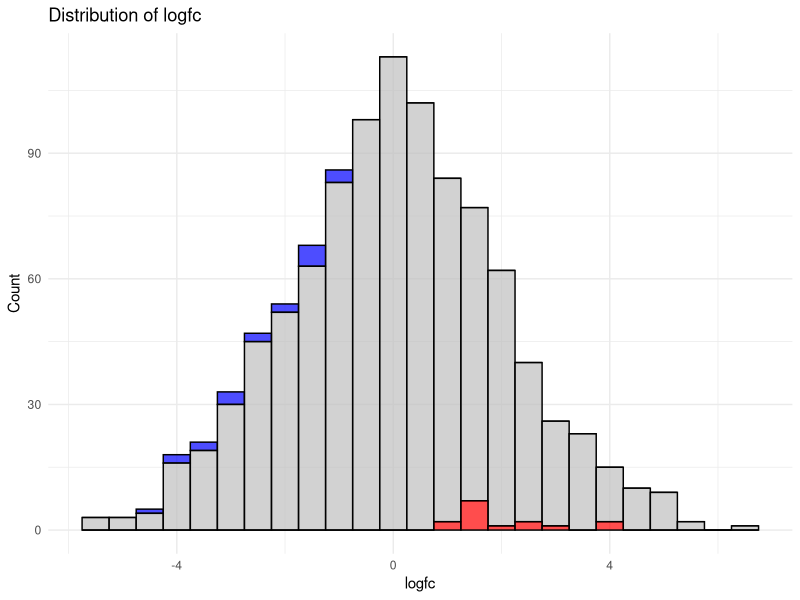

Source code (R):
# 示例数据框
set.seed(123)
df <- data.frame(
  logfc = rnorm(1000, mean = 0, sd = 2),  # 随机生成 logfc 数据
  pvalue = runif(1000, min = 0, max = 1)  # 随机生成 pvalue 数据
)

# 定义颜色条件
df$color <- ifelse(df$logfc > 1 & df$pvalue < 0.05, "red",
                   ifelse(df$logfc < -1 & df$pvalue < 0.05, "blue", "gray"))

# 绘制直方图
library(ggplot2)
ggplot(df, aes(x = logfc, fill = color)) +
  geom_histogram(binwidth = 0.5, color = "black", alpha = 0.7) +
  scale_fill_identity() +  # 使用定义的颜色
  labs(
    title = "Distribution of logfc",
    x = "logfc",
    y = "Count"
  ) +
  theme_minimal()